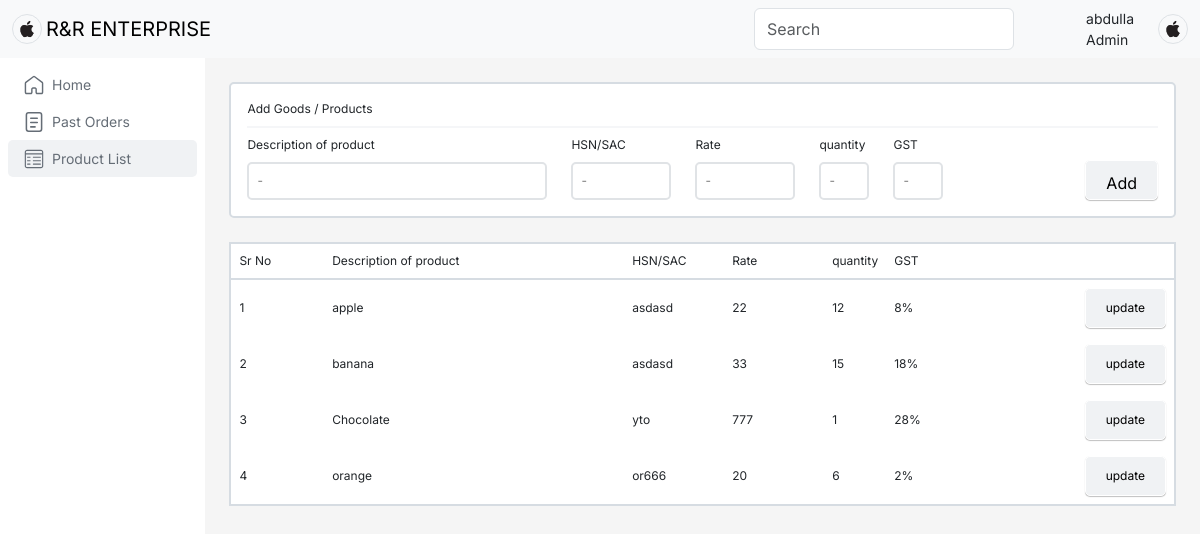
The app's page /productList.php (signed in) with its own data.
### tables this page shows
CREATE TABLE `product` (
  `product_id` int(11) NOT NULL,
  `product_name` varchar(255) NOT NULL,
  `hns_sac` varchar(40) NOT NULL,
  `gst` decimal(20,0) NOT NULL,
  `rate` decimal(10,0) NOT NULL,
  `quantity` int(11) NOT NULL,
  `created_date` date NOT NULL DEFAULT current_timestamp(),
  `business_id` int(11) NOT NULL,
  `employee_id` int(11) NOT NULL
);

### productList.php (the view, shortened to what this page needs)
<?php
include './connect.php';
$name = "";
$hsn = "";
$rate = "";
$quantity = "";
$gst = "";
?>
<!DOCTYPE html>
<html lang="en">
<head>
    <link rel="stylesheet" href="https://cdn.jsdelivr.net/npm/@tarekraafat/autocomplete.js@10.2.7/dist/css/autoComplete.02.min.css">
    <link href="./css/bootstrap-5.3.3-dist/css/bootstrap.min.css" rel="stylesheet">
    <link rel="stylesheet" href="./css/index.css">
    <link rel="stylesheet" href="./css/sidebar.css">
    <link rel="stylesheet" href="./css/product.css">
</head>
<body>
    <?php include './components/navbar.php' ?>
    <div class="main-container">
        <div class="sidebar-wrapper">
            <div class="sidebar-items">
                <a class="sidebar-item" href="index.php">
                    <p>Home</p>
                </a>
                <a class="sidebar-item " href="pastOrders.php">
                    <p>Past Orders</p>
                </a>
                <a class="sidebar-item active" href="productList.php">
                    <p>Product List</p>
                </a>
            </div>
        </div>
        <div class="content-wrapper">
            <div class="content-main">
                <div class="container1">
                    <form class="box" action="" method="post">
                        <div class="text">Add Goods / Products</div>
                        <hr />
                        <div class="input-row">
                            <div class="input-col">
                                <div class="input-box width-large">
                                    <label for="p-name">Description of product</label>
                                    <input type="text" name="name" id="p-name" placeholder="-" required value="<?= $name ?>" />
                                </div>
                                <div class="input-box width-medium">
                                    <label for="hsn/sac">HSN/SAC</label>
                                    <input type="text" name="hsn" id="hsn/sac" placeholder="-" required value="<?= $hsn ?>" />
                                </div>
                                <div class="input-box width-medium">
                                    <label for="rate">Rate</label>
                                    <input type="number" name="rate" id="rate" placeholder="-" required value="<?= $rate ?>" />
                                </div>
                                <div class="input-box width-small">
                                    <label for="quantity">quantity</label>
                                    <input type="number" name="quantity" id="quantity" placeholder="-" required value="<?= $quantity ?>" />
                                </div>
                                <div class="input-box width-small">
                                    <label for="code">GST</label>
                                    <input type="number" name="gst" id="code" placeholder="-" required value="<?= $gst ?>" />
                                </div>
                            </div>
                            <?php
                            if (isset($_GET['upd'])) {
                                echo '<input type="submit" name="update" value="Update">';
                            } else {
                                echo '<input type="submit" name="add" value="Add">';
                            }
                            ?>
                        </div>
                    </form>
                    <table class="box">
                        <tr>
                            <th>
                                Sr No
                            </th>
                            <th class="width-large">
                                Description of product
                            </th>
                            <th class="width-medium">
                                HSN/SAC
                            </th>
                            <th class="width-medium">
                                Rate
                            </th>
                            <th class="width-small">
                                quantity
                            </th>
                            <th class="width-medium">
                                GST
                            </th>
                            <th></th>
                        </tr>
                        <?php
                        $sql = "Select * from product where business_id=" . $_SESSION['business_id'];
                        $result = mysqli_query($conn, $sql);
                        while ($row = mysqli_fetch_assoc($result)) {
                            echo "
                                <tr>
                                <td>" . $row['product_id'] . "</td>
                                <td>" . $row['product_name'] . "</td>
                                <td>" . $row['hns_sac'] . "</td>
                                <td>" . $row['rate'] . "</td>
                                <td>" . $row['quantity'] . "</td>
                                <td>" . $row['gst'] . "%</td>
                                <td>
                                    <a href='
                                    ?upd=1&id=" . $row['product_id'] . "&name=" . $row['product_name'] . "&rate=" . $row['rate'] . "&quantity=" . $row['quantity'] . "&gst=" . $row['gst'] . "&hsn=" . $row['hns_sac'] . "
                                    ' class='update' >update</a>
                                </td>
                                </tr>
                                ";
                        }
                        ?>
                    </table>
                </div>
            </div>
        </div>
    </div>
</body>
</html>

### components/navbar.php (shortened to what this page needs)
<nav class="navbar navbar-expand-lg bg-body-tertiary sticky-top">
        <div class="container-fluid">
            <a class="navbar-brand d-flex align-items-center" href="#"> <img src="./img/logo.png" class="me-1 topLogo rounded-circle border" alt=""><?php echo $_SESSION['business_name'];?></a>
            <div class="collapse navbar-collapse" id="navbarSupportedContent">
                <div class="d-flex" role="search">
                    <input class="form-control me-5" type="search" placeholder="Search" aria-label="Search">
                    <div class="d-flex align-items-center">
                        <div class="d-flex flex-column mx-4">
                            <small><?php echo $_SESSION['name'];?></small>
                            <small>Admin</small>
                        </div>
                        <a href="logout.php">
                            <img class="topLogo rounded-circle border" src="./img/logo.png " alt="">
                        </a>
                    </div>
                </div>
            </div>
        </div>
    </nav>

### css/index.css (style rules this page uses)
body { margin: 0; padding: 0; box-sizing: border-box; font-family: 'Inter'; display: flex; flex-direction: column; min-height: 100vh; position: relative; }
.topLogo { height: 30px; width: 30px; object-fit: cover; }
.main-container { display: flex; flex: 1; background-color: whitesmoke; }
.content-wrapper { width: 100%; height: 100%; display: flex; justify-content: center; padding: 24px; }
.content-main { max-width: 105ch; width: 100%; }

### css/sidebar.css (style rules this page uses)
body { background-color: whitesmoke; }
.sidebar-wrapper { background-color: white; width: 250px; min-height: 100vh; position: relative; }
.sidebar-items { display: flex; flex-direction: column; padding: 8px; position: sticky; top: 58px; }
.sidebar-item { display: flex; align-items: center; gap: 8px; padding: 8px 16px; border-radius: 5px; cursor: pointer; text-decoration: none; }
.sidebar-item.active { background-color: #F0F2F4; }
.sidebar-item p { color: #656D76; font-size: 14px; margin: 0; }
.sidebar-item svg { height: 20px; width: 20px; }

### css/product.css (style rules this page uses)
.container1 { display: flex; flex-direction: column; gap: 24px; }
.box { padding: 16px; background-color: #ffffff; border: 2px solid #d6dce2; border-radius: 5px; }
hr { border-top: 2px solid #d6dce2; margin: 8px 0; }
.text { font-size: 12px; }
.input-box { display: flex; flex-direction: column; gap: 8px; }
label { font-size: 12px; }
input[type="text"] { background-color: #ffffff; border: 2px solid #e0e3e6; border-radius: 5px; padding: 8px; width: auto; font-size: 12px; color: #656D76; }
input[type="number"] { background-color: #ffffff; border: 2px solid #e0e3e6; border-radius: 5px; padding: 8px; width: auto; font-size: 12px; color: #656D76; -moz-appearance: textfield; }
.input-col { display: flex; flex-direction: row; gap: 24px; }
.width-small { width: 50px; }
.width-medium { width: 100px; }
.width-large { width: 300px; }
input[type="submit"] { height: 40px; padding-left: 20px; padding-right: 20px; padding-top: 10px; padding-bottom: 10px; background: #F0F2F4; box-shadow: 0px 1px 1px rgba(0, 0, 0, 0.25); border-radius: 5px; border: 1px white solid; justify-content: center; align-items: end; }
.input-row { display: flex; justify-content: space-between; align-items: end; }
table { width: 100%; }
th { font-size: 12px; font-weight: 400; padding: 8px; text-align: left; border-bottom: 2px solid #d6dce2; }
td { font-size: 12px; font-weight: 400; padding: 8px; text-align: left; }
.update { height: 40px; padding: 10px 20px; background: #F0F2F4; box-shadow: 0px 1px 1px rgba(0, 0, 0, 0.25); border-radius: 5px; border: 1px white solid; justify-content: center; position: relative; float: right; text-decoration: none; color: black; }

### records on screen
product: product_id "1", product_name "apple", hns_sac "asdasd", rate "22", quantity "12", gst "8"
product: product_id "2", product_name "banana", hns_sac "asdasd", rate "33", quantity "15", gst "18"
product: product_id "3", product_name "Chocolate", hns_sac "yto", rate "777", quantity "1", gst "28"
product: product_id "4", product_name "orange", hns_sac "or666", rate "20", quantity "6", gst "2"

### other values on screen
$_SESSION['business_name'] "R&R ENTERPRISE"
$_SESSION['name'] "abdulla"
